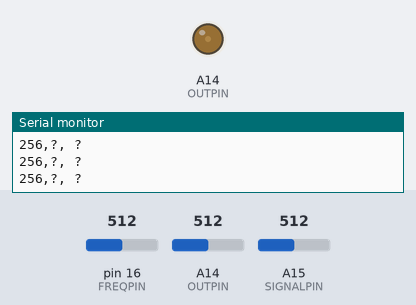
A sketch run on a simulated Arduino Mega 2560, built for the host (arithmetic inside an expression is 32-bit, double 64-bit). Shown: output pins drawn as LEDs (lit = HIGH), the last lines printed to the serial monitor. Inputs (shaded band) come from the test bench; at power-on: pin 16 (FREQPIN) = 512, A14 (OUTPIN) = 512, A15 (SIGNALPIN) = 512. An integer division by zero does not stop the program and gives all ones (-1).

Above: at 1.2 s.
1.3 s: pin 16 (FREQPIN) set to 21
At 2.62 s:
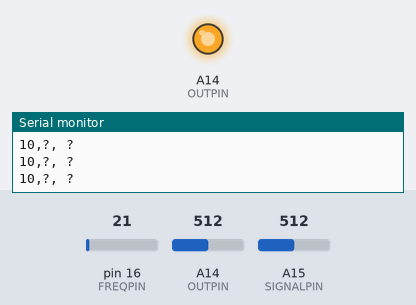
4.3 s: pin 16 (FREQPIN) set to 17
7.3 s: pin 16 (FREQPIN) set to 0
At 8.7 s:
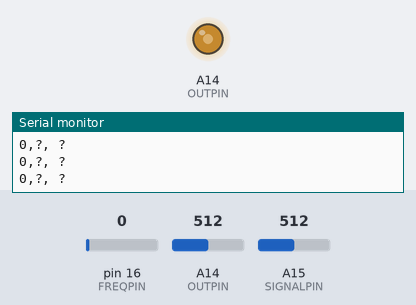
10.3 s: pin 16 (FREQPIN) set to 122
At 10.67 s:
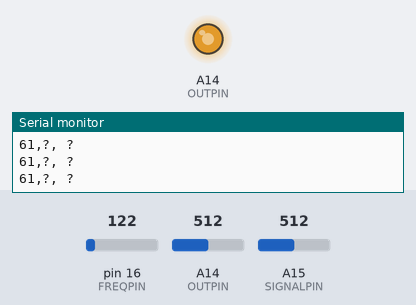
Timing chart, 0 to 14.3 s (numbered marks = the images above; inputs shaded):
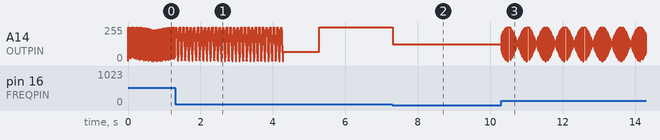

Measured:
- after the input at 7.3 s, A14 (OUTPIN): 252/255 → 127/255 at once

The sketch:

L06_00_lowPass.ino
```cpp
/*
 * Project: LowPass
 * Description: Learn to build Low Pass Filter and use Serial Plotter
 * Author: Brian A Rashap
 * Date: 11-JAN-2021
 */

#include <math.h>

const int OUTPIN = A14;
const int SIGNALPIN = 15;
const int FILTERPIN = 14;
const int FREQPIN = 16;

int freq;
float t;
float sig,unfilt, filt;

void setup() {
  Serial.begin(9600);
  while(!Serial);

  pinMode(OUTPIN,OUTPUT);
  pinMode(SIGNALPIN,INPUT);
  pinMode(FILTERPIN,INPUT);
  pinMode(FREQPIN,INPUT);
}

void loop() {
  freq = analogRead(FREQPIN)/2;  //vary freq from 0 to 511;
  //freq = 50;
  t = micros()/1000000.0;
  sig = 1.65*(sin(2*M_PI*freq*t)+1);
  analogWrite(OUTPIN,(255/3.3)*sig);
  unfilt = analogRead(SIGNALPIN);
  filt = analogRead(FILTERPIN);
  Serial.printf("%i,%0.2f, %0.2f\n",freq,unfilt/4,filt/4);
  delayMicroseconds((10000/freq));
}
```
